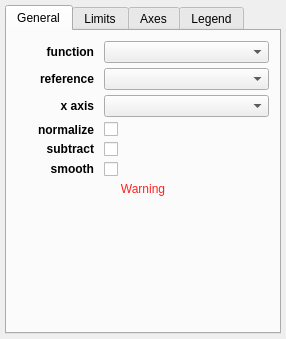
<?xml version="1.0" encoding="UTF-8"?>
<ui version="4.0">
 <class>Widget</class>
 <widget class="QWidget" name="Widget">
  <property name="geometry">
   <rect>
    <x>0</x>
    <y>0</y>
    <width>286</width>
    <height>339</height>
   </rect>
  </property>
  <property name="windowTitle">
   <string>1D Profile</string>
  </property>
  <layout class="QGridLayout" name="gridLayout_5">
   <property name="leftMargin">
    <number>5</number>
   </property>
   <property name="topMargin">
    <number>5</number>
   </property>
   <property name="rightMargin">
    <number>5</number>
   </property>
   <property name="bottomMargin">
    <number>5</number>
   </property>
   <property name="verticalSpacing">
    <number>5</number>
   </property>
   <item row="9" column="2">
    <widget class="QTabWidget" name="tab_widget">
     <property name="currentIndex">
      <number>0</number>
     </property>
     <widget class="QWidget" name="tab">
      <attribute name="title">
       <string>General</string>
      </attribute>
      <layout class="QGridLayout" name="gridLayout_2">
       <property name="leftMargin">
        <number>10</number>
       </property>
       <property name="topMargin">
        <number>10</number>
       </property>
       <property name="rightMargin">
        <number>10</number>
       </property>
       <property name="bottomMargin">
        <number>10</number>
       </property>
       <property name="horizontalSpacing">
        <number>10</number>
       </property>
       <property name="verticalSpacing">
        <number>5</number>
       </property>
       <item row="2" column="0">
        <widget class="QLabel" name="label_3">
         <property name="font">
          <font>
           <bold>true</bold>
          </font>
         </property>
         <property name="text">
          <string>x axis</string>
         </property>
         <property name="alignment">
          <set>Qt::AlignRight|Qt::AlignTrailing|Qt::AlignVCenter</set>
         </property>
        </widget>
       </item>
       <item row="4" column="2">
        <widget class="QCheckBox" name="bool_normalize">
         <property name="text">
          <string/>
         </property>
        </widget>
       </item>
       <item row="0" column="0">
        <widget class="QLabel" name="label">
         <property name="font">
          <font>
           <bold>true</bold>
          </font>
         </property>
         <property name="text">
          <string>function</string>
         </property>
         <property name="alignment">
          <set>Qt::AlignRight|Qt::AlignTrailing|Qt::AlignVCenter</set>
         </property>
        </widget>
       </item>
       <item row="1" column="2" colspan="2">
        <widget class="QComboBox" name="combosel_reference_data"/>
       </item>
       <item row="2" column="2" colspan="2">
        <widget class="QComboBox" name="combosel_x_att"/>
       </item>
       <item row="6" column="2">
        <widget class="QCheckBox" name="bool_subtract">
         <property name="text">
          <string/>
         </property>
        </widget>
       </item>
       <item row="8" column="2">
        <widget class="QLabel" name="text_warning">
         <property name="styleSheet">
          <string notr="true">color: rgb(255, 33, 28)</string>
         </property>
         <property name="text">
          <string>Warning</string>
         </property>
         <property name="alignment">
          <set>Qt::AlignCenter</set>
         </property>
         <property name="wordWrap">
          <bool>true</bool>
         </property>
        </widget>
       </item>
       <item row="10" column="0">
        <spacer name="verticalSpacer_2">
         <property name="orientation">
          <enum>Qt::Vertical</enum>
         </property>
         <property name="sizeHint" stdset="0">
          <size>
           <width>20</width>
           <height>40</height>
          </size>
         </property>
        </spacer>
       </item>
       <item row="1" column="0">
        <widget class="QLabel" name="label_6">
         <property name="font">
          <font>
           <bold>true</bold>
          </font>
         </property>
         <property name="text">
          <string>reference</string>
         </property>
         <property name="alignment">
          <set>Qt::AlignRight|Qt::AlignTrailing|Qt::AlignVCenter</set>
         </property>
        </widget>
       </item>
       <item row="10" column="2" colspan="2">
        <spacer name="horizontalSpacer">
         <property name="orientation">
          <enum>Qt::Horizontal</enum>
         </property>
         <property name="sizeHint" stdset="0">
          <size>
           <width>40</width>
           <height>5</height>
          </size>
         </property>
        </spacer>
       </item>
       <item row="0" column="2" colspan="2">
        <widget class="QComboBox" name="combosel_function"/>
       </item>
       <item row="7" column="2">
        <widget class="QCheckBox" name="bool_smooth">
         <property name="text">
          <string/>
         </property>
        </widget>
       </item>
       <item row="6" column="0">
        <widget class="QLabel" name="label_4">
         <property name="text">
          <string>&lt;html&gt;&lt;head/&gt;&lt;body&gt;&lt;p&gt;&lt;span style=&quot; font-weight:700;&quot;&gt;subtract&lt;/span&gt;&lt;/p&gt;&lt;/body&gt;&lt;/html&gt;</string>
         </property>
         <property name="alignment">
          <set>Qt::AlignRight|Qt::AlignTrailing|Qt::AlignVCenter</set>
         </property>
         <property name="wordWrap">
          <bool>false</bool>
         </property>
        </widget>
       </item>
       <item row="7" column="0">
        <widget class="QLabel" name="label_8">
         <property name="text">
          <string>&lt;html&gt;&lt;head/&gt;&lt;body&gt;&lt;p&gt;&lt;span style=&quot; font-weight:700;&quot;&gt;smooth&lt;/span&gt;&lt;/p&gt;&lt;/body&gt;&lt;/html&gt;</string>
         </property>
         <property name="alignment">
          <set>Qt::AlignRight|Qt::AlignTrailing|Qt::AlignVCenter</set>
         </property>
        </widget>
       </item>
       <item row="4" column="0">
        <widget class="QLabel" name="label_7">
         <property name="font">
          <font>
           <bold>true</bold>
          </font>
         </property>
         <property name="text">
          <string>normalize</string>
         </property>
         <property name="alignment">
          <set>Qt::AlignRight|Qt::AlignTrailing|Qt::AlignVCenter</set>
         </property>
        </widget>
       </item>
      </layout>
     </widget>
     <widget class="QWidget" name="tab_2">
      <attribute name="title">
       <string>Limits</string>
      </attribute>
      <layout class="QGridLayout" name="gridLayout">
       <property name="leftMargin">
        <number>10</number>
       </property>
       <property name="topMargin">
        <number>10</number>
       </property>
       <property name="rightMargin">
        <number>10</number>
       </property>
       <property name="bottomMargin">
        <number>10</number>
       </property>
       <property name="horizontalSpacing">
        <number>10</number>
       </property>
       <property name="verticalSpacing">
        <number>5</number>
       </property>
       <item row="0" column="2">
        <widget class="QToolButton" name="button_flip_x">
         <property name="styleSheet">
          <string notr="true">padding: 0px</string>
         </property>
         <property name="text">
          <string>⇄</string>
         </property>
        </widget>
       </item>
       <item row="1" column="1">
        <widget class="QLineEdit" name="valuetext_y_min"/>
       </item>
       <item row="0" column="3">
        <widget class="QLineEdit" name="valuetext_x_max"/>
       </item>
       <item row="0" column="1">
        <widget class="QLineEdit" name="valuetext_x_min"/>
       </item>
       <item row="0" column="0">
        <widget class="QLabel" name="label_2">
         <property name="font">
          <font>
           <bold>true</bold>
          </font>
         </property>
         <property name="text">
          <string>x axis</string>
         </property>
        </widget>
       </item>
       <item row="1" column="0">
        <widget class="QLabel" name="label_5">
         <property name="font">
          <font>
           <bold>true</bold>
          </font>
         </property>
         <property name="text">
          <string>y axis</string>
         </property>
        </widget>
       </item>
       <item row="3" column="3">
        <spacer name="verticalSpacer">
         <property name="orientation">
          <enum>Qt::Vertical</enum>
         </property>
         <property name="sizeHint" stdset="0">
          <size>
           <width>20</width>
           <height>40</height>
          </size>
         </property>
        </spacer>
       </item>
       <item row="1" column="3">
        <widget class="QLineEdit" name="valuetext_y_max"/>
       </item>
       <item row="2" column="1" colspan="4">
        <spacer name="horizontalSpacer_2">
         <property name="orientation">
          <enum>Qt::Horizontal</enum>
         </property>
         <property name="sizeHint" stdset="0">
          <size>
           <width>40</width>
           <height>5</height>
          </size>
         </property>
        </spacer>
       </item>
       <item row="1" column="4">
        <widget class="QToolButton" name="bool_y_log">
         <property name="text">
          <string>log</string>
         </property>
         <property name="checkable">
          <bool>true</bool>
         </property>
        </widget>
       </item>
       <item row="0" column="4">
        <widget class="QToolButton" name="bool_x_log">
         <property name="text">
          <string>log</string>
         </property>
         <property name="checkable">
          <bool>true</bool>
         </property>
        </widget>
       </item>
      </layout>
      <zorder>bool_x_log</zorder>
      <zorder>valuetext_x_max</zorder>
      <zorder>button_flip_x</zorder>
      <zorder>valuetext_x_min</zorder>
      <zorder>valuetext_y_min</zorder>
      <zorder>valuetext_y_max</zorder>
      <zorder>bool_y_log</zorder>
      <zorder>label_2</zorder>
      <zorder>label_5</zorder>
      <zorder>verticalSpacer</zorder>
      <zorder>horizontalSpacer_2</zorder>
     </widget>
     <widget class="QWidget" name="tab_3">
      <attribute name="title">
       <string>Axes</string>
      </attribute>
      <layout class="QHBoxLayout" name="horizontalLayout">
       <property name="leftMargin">
        <number>5</number>
       </property>
       <property name="topMargin">
        <number>5</number>
       </property>
       <property name="rightMargin">
        <number>5</number>
       </property>
       <property name="bottomMargin">
        <number>5</number>
       </property>
       <item>
        <widget class="AxesEditorWidget" name="axes_editor" native="true"/>
       </item>
      </layout>
     </widget>
     <widget class="QWidget" name="tab_4">
      <attribute name="title">
       <string>Legend</string>
      </attribute>
      <layout class="QHBoxLayout" name="horizontalLayout">
       <property name="leftMargin">
        <number>5</number>
       </property>
       <property name="topMargin">
        <number>5</number>
       </property>
       <property name="rightMargin">
        <number>5</number>
       </property>
       <property name="bottomMargin">
        <number>5</number>
       </property>
       <item>
        <widget class="LegendEditorWidget" name="legend_editor" native="true"/>
       </item>
      </layout>
     </widget>
    </widget>
   </item>
  </layout>
 </widget>
 <layoutdefault spacing="6" margin="11"/>
 <customwidgets>
  <customwidget>
   <class>AxesEditorWidget</class>
   <extends>QWidget</extends>
   <header>glue.viewers.matplotlib.qt.axes_editor</header>
  </customwidget>
  <customwidget>
   <class>LegendEditorWidget</class>
   <extends>QWidget</extends>
   <header>glue.viewers.matplotlib.qt.legend_editor</header>
  </customwidget>
 </customwidgets>
 <resources/>
 <connections/>
</ui>
